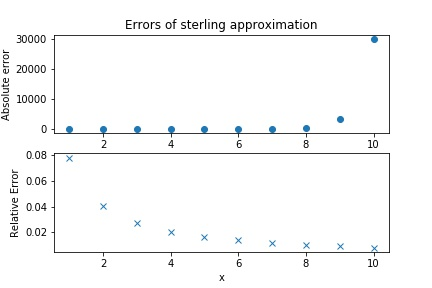

This figure's Python source:
# -*- coding: utf-8 -*-
"""
SCMP Assignment 1 Problem 2

@author: harsh
"""

from __future__ import division
import math
import numpy as np
import matplotlib.pyplot as plt

def sterling(n):
    return math.sqrt((2*math.pi*n))*math.pow((n/math.e),n)
def factorial(n):
    return math.factorial(n)
def abserr(n):
    return abs(factorial(n)-sterling(n))
def relerr(n):
    return abs(factorial(n)-sterling(n))/factorial(n)

x = np.array([x for x in range(1,11)])
abser = np.array([abserr(x) for x in range(1,11)])
reler = np.array([relerr(x) for x in range(1,11)])

plt.subplot(2, 1, 1)
plt.plot(x, abser,marker='o',label='Absolute Error',linestyle='')
plt.title('Errors of sterling approximation')
plt.ylabel('Absolute error')

plt.subplot(2, 1, 2)
plt.plot(x, reler,marker='x',label='Relative Error',linestyle='')
plt.xlabel('x')
plt.ylabel('Relative Error')
plt.savefig('problem2.jpg')
plt.show()
    